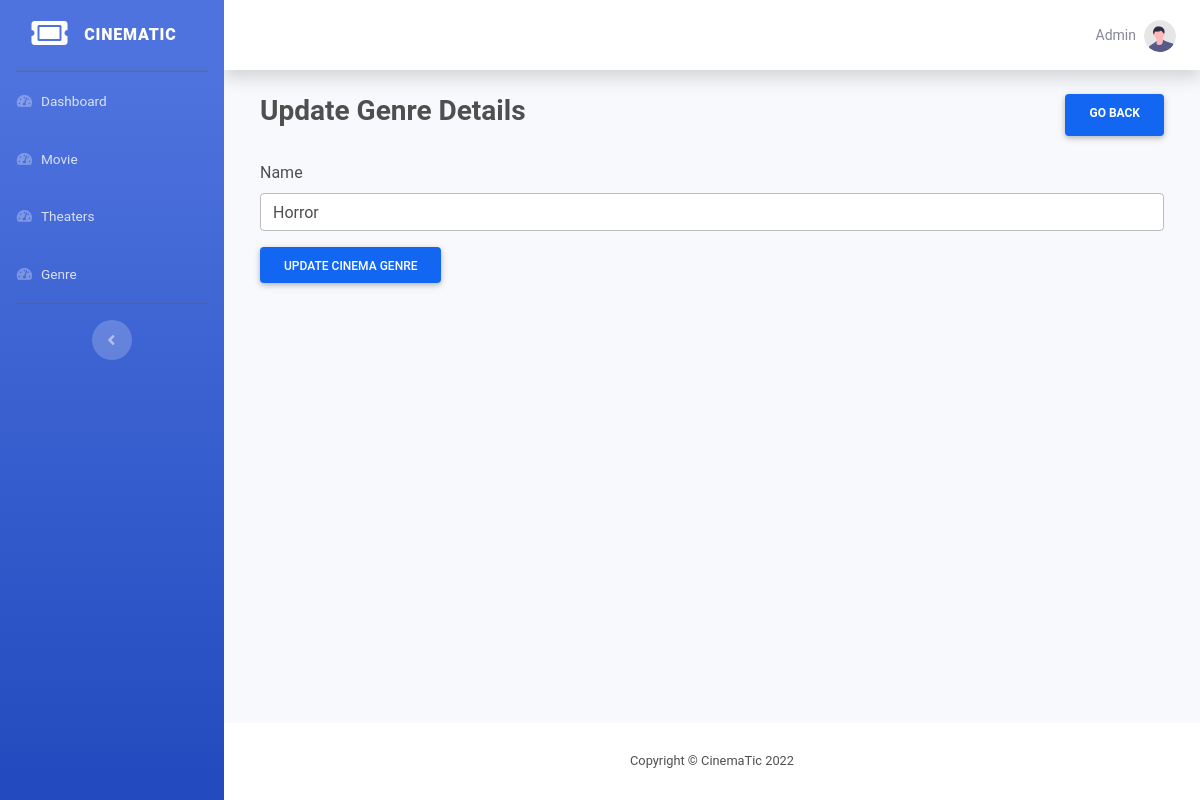
Before: /admin/genre/edit.php?id=1 (signed in) with the older database file.
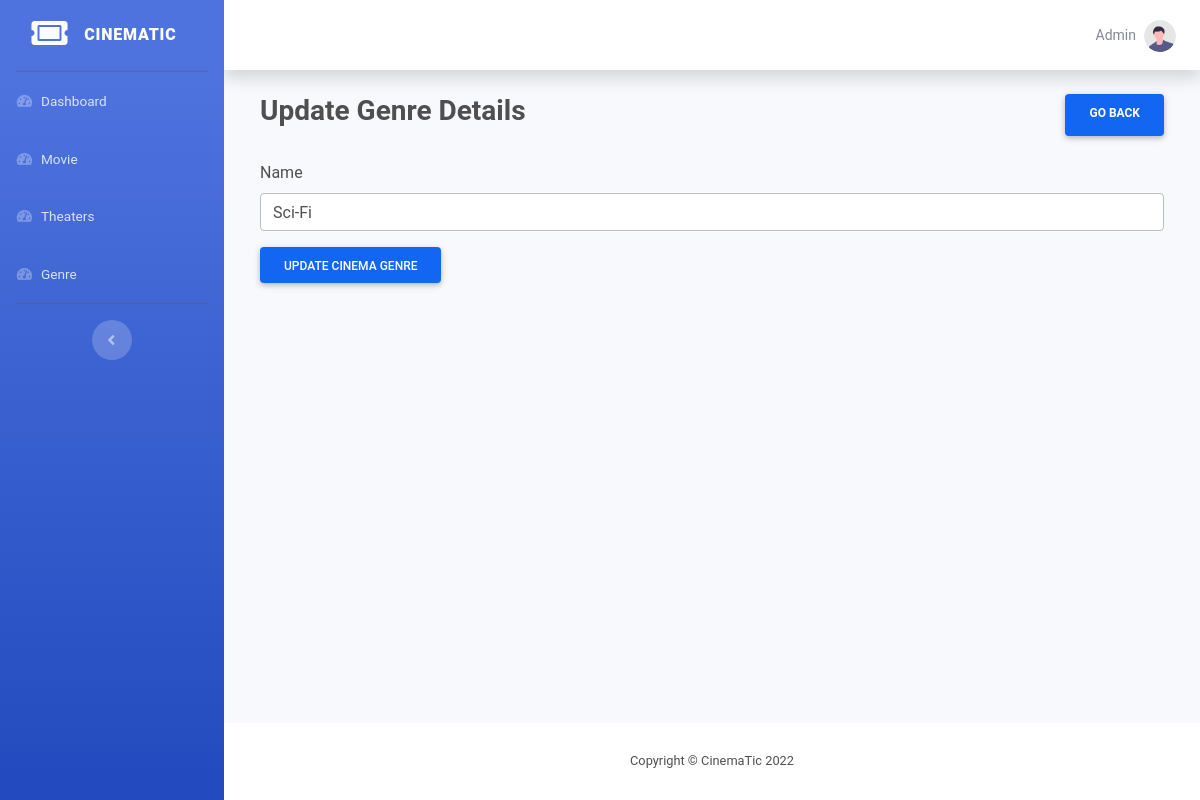
After: the same page with the newer database file.
### tables this page shows
CREATE TABLE `genre` (
  `id` int(11) NOT NULL,
  `name` varchar(30) NOT NULL
);

### functions/db.php (called while the page is built, shortened)
<?php
function pdo()
{
    $dbhost = "localhost";
    $dbname = "mtbs";
    $dbuser = "root";
    $dbpass = "";
    $options = [
        PDO::ATTR_DEFAULT_FETCH_MODE => PDO::FETCH_ASSOC
    ];
    $dsn = "mysql:host=" . $dbhost . ";dbname=" . $dbname;
    try {
        $pdo = new PDO($dsn, $dbuser, $dbpass, $options);
    } catch (PDOException $e) {
        die("Cannot Connect to Database: " . $e->getMessage());
    }
    return $pdo;
}
function request($key)
{
    return $_REQUEST[$key] ?? null;
}
function where($table, $col, $opr, $val, $all = true)
{
    $pdo = pdo();
    $stmt = $pdo->prepare("SELECT * FROM $table WHERE $col $opr ?");
    $stmt->execute([$val]);
    return $stmt->fetch();
}

### admin/genre/edit.php (the view, shortened to what this page needs)
<?php
$id = request('id');
$result = where('genre', 'id', '=', $id, false);
include  __DIR__ . "/../components/header.php";
include  __DIR__ . "/../components/sidebar.php";
?>
<div class="container-fluid">
    <div class="d-flex m-4 justify-content-between mb-4">
        <h3 class="font-weight-bold">Update Genre Details</h3>
        <a href="./index.php" class="btn btn-primary px-4 font-weight-bold">Go back</a>
    </div>
    <form class="m-4" method="POST" action="update.php?id=<?php echo $id; ?>">
        <div class="form-group">
            <label for="movieName">Name</label>
            <input name="name" type="text" class="form-control" id="movieName" value="<?php echo $result['name']; ?>" placeholder="QFX Jalma">
        </div>
        <button type="submit" class="btn btn-primary">Update Cinema genre</button>
    </form>
</div>
</div>
<?php require_once "../components/footer.php"; ?>

Changed rows visible on the page:
changed genre: name "Horror" → "Sci-Fi"
